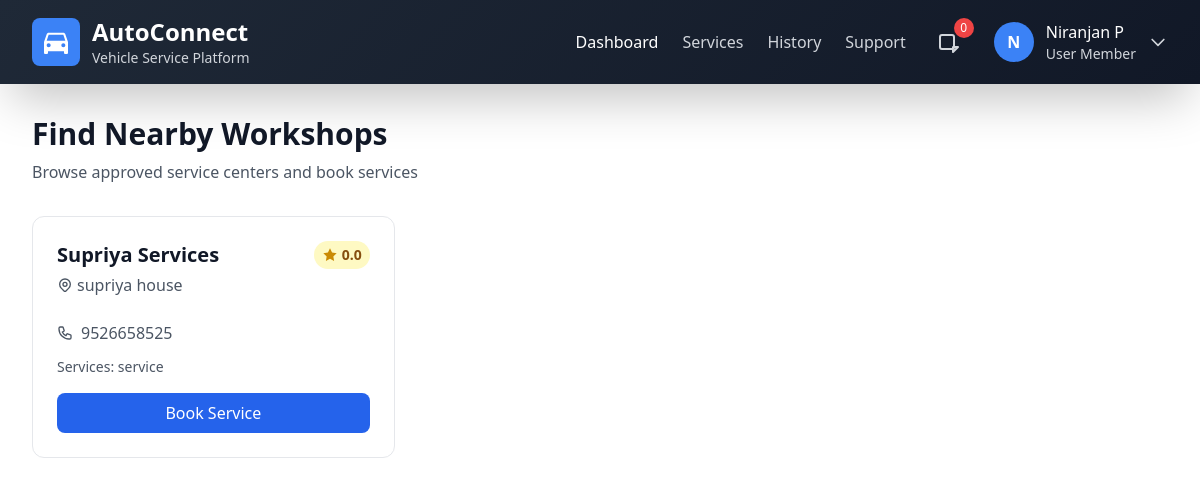
/find_workshop (signed in), run on the app's committed database.
### home/models.py (models this page shows, shortened)
class User(AbstractUser):
    role = models.CharField(max_length=50, null=True, default='user')
    pass

class ServiceCenter(models.Model):
    user = models.ForeignKey(User, on_delete=models.CASCADE,null=True)
    center_name = models.CharField(max_length=100)
    phone = models.CharField(max_length=15, unique=True, blank=True, null=True)
    location = models.CharField(null=True)
    services_offered = models.TextField(blank=True, null=True)
    status = models.CharField(
        max_length=20,
        choices=[('Pending', 'Pending'), ('Approved', 'Approved'), ('Suspended', 'Suspended')],
        default='Pending'
    )
    rating_avg = models.FloatField(default=0.0)

### home/views.py (the view)
# urls.py: path("find_workshop", home.views.find_workshop, name="find_workshop"),
@login_required
def find_workshop(request):
    centers = ServiceCenter.objects.filter(status='Approved')
    return render(request, 'find_workshop.html', {'centers': centers})

### templates/find_workshop.html (shortened to what this page needs)
{% load static %}
<!DOCTYPE html>
<html lang="en">
<head>
    <script src="https://cdn.tailwindcss.com"></script>
</head>
<body class="bg-white min-h-full">
    <header class="gradient-bg text-white shadow-2xl">
        <div class="max-w-7xl mx-auto px-4 sm:px-6 lg:px-8">
            <div class="flex justify-between items-center py-4">
                <div class="flex items-center space-x-3">
                    <div class="bg-blue-500 p-2 rounded-lg">
                    </div>
                    <div>
                        <h1 class="text-2xl font-bold">AutoConnect</h1>
                        <p class="text-gray-300 text-sm">Vehicle Service Platform</p>
                    </div>
                </div>
                <div class="flex items-center space-x-6">
                    <nav class="hidden md:flex space-x-6">
                        <a href="{% url 'user_dashboard' %}" class="text-white hover:text-blue-300 transition-colors">Dashboard</a>
                        <a href="{% url 'request_assistance' %}" class="text-gray-300 hover:text-white transition-colors">Services</a>
                        <a href="{% url 'service_history' %}" class="text-gray-300 hover:text-white transition-colors">History</a>
                        <a href="#" class="text-gray-300 hover:text-white transition-colors">Support</a>
                    </nav>
                    <div class="relative">
                        <button class="relative p-2 text-gray-300 hover:text-white transition-colors">
                            <svg class="w-6 h-6" fill="none" stroke="currentColor" viewBox="0 0 24 24">
                                <path stroke-linecap="round" stroke-linejoin="round" stroke-width="2" d="M15 17h5l-5 5v-5zM4 19h10a2 2 0 002-2V7a2 2 0 00-2-2H4a2 2 0 00-2 2v10a2 2 0 002 2z"/>
                            </svg>
                            <span class="notification-badge absolute -top-1 -right-1 bg-red-500 text-white text-xs rounded-full h-5 w-5 flex items-center justify-center">{{ active_services|length }}</span>
                        </button>
                    </div>
                    <div class="relative">
                        <button id="user-menu-button" class="flex items-center space-x-3 focus:outline-none">
                            <div class="w-10 h-10 bg-blue-500 rounded-full flex items-center justify-center">
                                <span class="text-white font-semibold">{{ user.first_name|slice:":1"|upper }}{{ user.last_name|slice:":1"|upper }}</span>
                            </div>
                            <div class="hidden md:block text-left">
                                <p class="text-white font-medium">{{ user.first_name }} {{ user.last_name }}</p>
                                <p class="text-gray-300 text-sm">{{ user.role|title }} Member</p>
                            </div>
                            <svg class="w-5 h-5 text-gray-300" fill="none" stroke="currentColor" viewBox="0 0 24 24">
                                <path stroke-linecap="round" stroke-linejoin="round" stroke-width="2" d="M19 9l-7 7-7-7"/>
                            </svg>
                        </button>
                    </div>
                </div>
            </div>
        </div>
    </header>
    <main class="max-w-7xl mx-auto px-4 sm:px-6 lg:px-8 py-8">
        <div class="mb-8">
            <h2 class="text-3xl font-bold text-gray-900 mb-2">Find Nearby Workshops</h2>
            <p class="text-gray-600">Browse approved service centers and book services</p>
        </div>
        <div class="grid md:grid-cols-2 lg:grid-cols-3 gap-6">
            {% for center in centers %}
            <div class="service-card bg-white rounded-xl border border-gray-200 p-6 hover:shadow-lg transition-shadow">
                <div class="flex items-start justify-between mb-4">
                    <div>
                        <h3 class="text-xl font-bold text-gray-900 mb-1">{{ center.center_name }}</h3>
                        <div class="flex items-center text-gray-600 mb-2">
                            {{ center.location }}
                        </div>
                    </div>
                    <div class="flex items-center bg-yellow-100 px-2 py-1 rounded-full">
                        <svg class="w-4 h-4 text-yellow-600 mr-1" fill="currentColor" viewBox="0 0 24 24">
                            <path d="M12 2l3.09 6.26L22 9.27l-5 4.87 1.18 6.88L12 17.77l-6.18 3.25L7 14.14 2 9.27l6.91-1.01L12 2z"/>
                        </svg>
                        <span class="text-sm font-semibold text-yellow-800">{{ center.rating_avg|floatformat:1 }}</span>
                    </div>
                </div>
                <div class="space-y-3 mb-4">
                    <div class="flex items-center text-gray-600">
                        {{ center.phone }}
                    </div>
                    <div class="text-sm text-gray-600">
                        <span class="font-medium">Services:</span> {{ center.services_offered|truncatechars:50 }}
                    </div>
                </div>
                <a href="{% url 'request_assistance' %}" class="w-full bg-blue-600 text-white px-4 py-2 rounded-lg hover:bg-blue-700 transition-colors inline-block text-center">
                    Book Service
                </a>
            </div>
            {% endfor %}
        </div>
    </main>
</body>
</html>

### templates/find_workshop.html (style rules this page uses)
body { box-sizing: border-box; }
.gradient-bg { background: linear-gradient(135deg, #1f2937 0%, #111827 100%); }
.service-card { transition: all 0.3s ease; }
.notification-badge { animation: bounce 1s infinite; }

### data on the page
User: first_name "N", first_name "Niranjan P", role "User"
ServiceCenter: center_name "Supriya Services", location "supriya house", rating_avg "0.0", phone "9526658525", services_offered "service"

### other printed values
{{ active_services|length }} "0"
